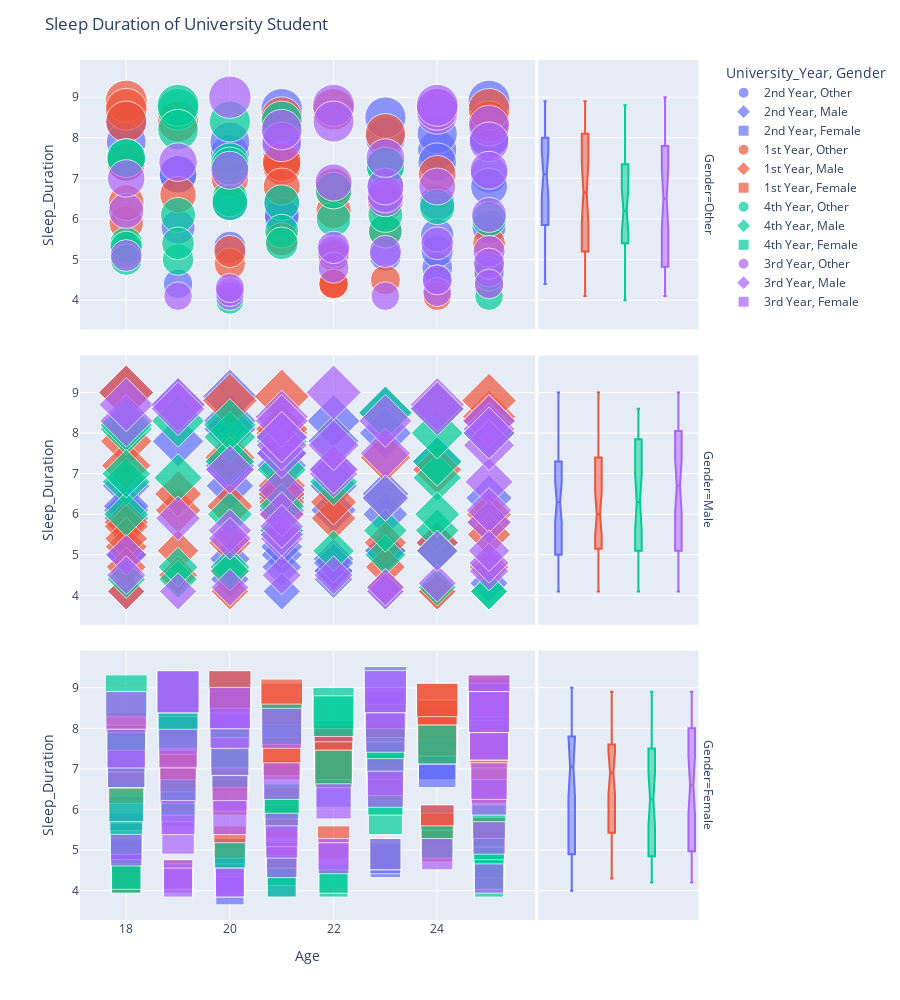

This figure's notebook cell:
### Code cell
fig = px.scatter(
    dfc,
    x=dfc['Age'],
    y=dfc['Sleep_Duration'],
    color=dfc['University_Year'],
    symbol=dfc['Gender'],
    size=dfc['Sleep_Duration'],
    size_max=30,
    marginal_y = 'box',
    marginal_x='histogram',
    facet_row=dfc['Gender'],
)
fig.update_layout(
    title='Sleep Duration of University Student',
    height=1000,
)
  
fig.show()

### Figure 1 — Plotly figure (JSON) as saved in the notebook; plotly's stock layout.template omitted (floating-point values rounded to 4 significant figures)
{"data": [{"hovertemplate": "University_Year=2nd Year<br>Gender=Other<br>Age=%{x}<br>Sleep_Duration=%{marker.size}<extra></extra>", "legendgroup": "2nd Year, Other", "marker": {"color": "#636efa", "size": [7.7, 5.8, 6, 4.8, 5.1, 8, 8.1, 8, 6.8, 5.3, 4.4, 7.4, 5.2, 4.5, 8.4, 6.4, 6.4, 5.6, 7.8, 4.6, 7.1, 7.5, 8.4, 7.6, 6.8, 8.4, 8.2, 6.1, 8.9, 5.8, 7.9, 7.9, 7.1, 7.1, 6.4, 7.4, 8, 8.7, 8.5], "sizemode": "area", "sizeref": 0.01, "symbol": "circle"}, "mode": "markers", "name": "2nd Year, Other", "orientation": "v", "showlegend": true, "type": "scatter", "x": [24, 19, 21, 24, 23, 25, 24, 23, 23, 20, 19, 18, 24, 24, 25, 24, 21, 24, 21, 25, 25, 21, 18, 20, 25, 18, 21, 21, 25, 25, 18, 20, 19, 19, 20, 24, 25, 21, 23], "xaxis": "x5", "y": [7.7, 5.8, 6, 4.8, 5.1, 8, 8.1, 8, 6.8, 5.3, 4.4, 7.4, 5.2, 4.5, 8.4, 6.4, 6.4, 5.6, 7.8, 4.6, 7.1, 7.5, 8.4, 7.6, 6.8, 8.4, 8.2, 6.1, 8.9, 5.8, 7.9, 7.9, 7.1, 7.1, 6.4, 7.4, 8, 8.7, 8.5], "yaxis": "y5"}, {"alignmentgroup": "True", "hovertemplate": "University_Year=2nd Year<br>Gender=Other<br>Sleep_Duration=%{y}<extra></extra>", "legendgroup": "2nd Year, Other", "marker": {"color": "#636efa", "symbol": "circle"}, "name": "2nd Year, Other", "notched": true, "offsetgroup": "2nd Year, Other", "showlegend": false, "type": "box", "xaxis": "x6", "y": [7.7, 5.8, 6, 4.8, 5.1, 8, 8.1, 8, 6.8, 5.3, 4.4, 7.4, 5.2, 4.5, 8.4, 6.4, 6.4, 5.6, 7.8, 4.6, 7.1, 7.5, 8.4, 7.6, 6.8, 8.4, 8.2, 6.1, 8.9, 5.8, 7.9, 7.9, 7.1, 7.1, 6.4, 7.4, 8, 8.7, 8.5], "yaxis": "y6"}, {"hovertemplate": "University_Year=2nd Year<br>Gender=Male<br>Age=%{x}<br>Sleep_Duration=%{marker.size}<extra></extra>", "legendgroup": "2nd Year, Male", "marker": {"color": "#636efa", "size": [6.1, 5, 8.3, 7.3, 8.5, 5, 4.7, 4.1, 6.7, 4.1, 7.3, 4.9, 8, 4.9, 5.1, 8.3, 5.2, 4.6, 7.5, 7.1, 6.6, 8.7, 6.1, 6.1, 5.9, 5.1, 4.4, 4.3, 9, 6.7, 6.5, 6.4, 7.5, 7.1, 8.1, 5.3, 7.2, 6.7, 7.8, 4.1, 5.6, 6.4, 6.2, 7.8, 8, 4.6, 5, 6.5, 4.4, 6, 4.8, 7.2, 5.1, 8.9], "sizemode": "area", "sizeref": 0.01, "symbol": "diamond"}, "mode": "markers", "name": "2nd Year, Male", "orientation": "v", "showlegend": true, "type": "scatter", "x": [22, 21, 20, 20, 23, 18, 21, 21, 22, 23, 24, 22, 25, 20, 23, 22, 21, 22, 21, 22, 21, 19, 21, 18, 18, 23, 22, 25, 18, 20, 23, 25, 21, 20, 20, 24, 20, 18, 19, 18, 21, 21, 18, 22, 23, 22, 18, 21, 20, 23, 22, 21, 24, 20], "xaxis": "x3", "y": [6.1, 5, 8.3, 7.3, 8.5, 5, 4.7, 4.1, 6.7, 4.1, 7.3, 4.9, 8, 4.9, 5.1, 8.3, 5.2, 4.6, 7.5, 7.1, 6.6, 8.7, 6.1, 6.1, 5.9, 5.1, 4.4, 4.3, 9, 6.7, 6.5, 6.4, 7.5, 7.1, 8.1, 5.3, 7.2, 6.7, 7.8, 4.1, 5.6, 6.4, 6.2, 7.8, 8, 4.6, 5, 6.5, 4.4, 6, 4.8, 7.2, 5.1, 8.9], "yaxis": "y3"}, {"alignmentgroup": "True", "hovertemplate": "University_Year=2nd Year<br>Gender=Male<br>Sleep_Duration=%{y}<extra></extra>", "legendgroup": "2nd Year, Male", "marker": {"color": "#636efa", "symbol": "diamond"}, "name": "2nd Year, Male", "notched": true, "offsetgroup": "2nd Year, Male", "showlegend": false, "type": "box", "xaxis": "x4", "y": [6.1, 5, 8.3, 7.3, 8.5, 5, 4.7, 4.1, 6.7, 4.1, 7.3, 4.9, 8, 4.9, 5.1, 8.3, 5.2, 4.6, 7.5, 7.1, 6.6, 8.7, 6.1, 6.1, 5.9, 5.1, 4.4, 4.3, 9, 6.7, 6.5, 6.4, 7.5, 7.1, 8.1, 5.3, 7.2, 6.7, 7.8, 4.1, 5.6, 6.4, 6.2, 7.8, 8, 4.6, 5, 6.5, 4.4, 6, 4.8, 7.2, 5.1, 8.9], "yaxis": "y4"}, {"hovertemplate": "University_Year=2nd Year<br>Gender=Female<br>Age=%{x}<br>Sleep_Duration=%{marker.size}<extra></extra>", "legendgroup": "2nd Year, Female", "marker": {"color": "#636efa", "size": [6.5, 7.2, 4.8, 7.3, 4.9, 4.5, 5.2, 6, 7.8, 8.3, 7.2, 8.1, 4.2, 4.8, 7.7, 5.5, 8.7, 7, 7.7, 8.2, 8.9, 7.6, 8, 8.4, 7.7, 8.4, 4.9, 7.8, 5.9, 7, 4.3, 5.7, 9, 4.7, 7.1, 4, 4.8, 4.9], "sizemode": "area", "sizeref": 0.01, "symbol": "square"}, "mode": "markers", "name": "2nd Year, Female", "orientation": "v", "showlegend": true, "type": "scatter", "x": [22, 24, 18, 23, 18, 20, 24, 19, 25, 19, 24, 21, 21, 21, 22, 18, 25, 18, 23, 20, 20, 22, 24, 23, 23, 20, 20, 19, 18, 24, 20, 24, 23, 23, 23, 20, 23, 18], "xaxis": "x", "y": [6.5, 7.2, 4.8, 7.3, 4.9, 4.5, 5.2, 6, 7.8, 8.3, 7.2, 8.1, 4.2, 4.8, 7.7, 5.5, 8.7, 7, 7.7, 8.2, 8.9, 7.6, 8, 8.4, 7.7, 8.4, 4.9, 7.8, 5.9, 7, 4.3, 5.7, 9, 4.7, 7.1, 4, 4.8, 4.9], "yaxis": "y"}, {"alignmentgroup": "True", "hovertemplate": "University_Year=2nd Year<br>Gender=Female<br>Sleep_Duration=%{y}<extra></extra>", "legendgroup": "2nd Year, Female", "marker": {"color": "#636efa", "symbol": "square"}, "name": "2nd Year, Female", "notched": true, "offsetgroup": "2nd Year, Female", "showlegend": false, "type": "box", "xaxis": "x2", "y": [6.5, 7.2, 4.8, 7.3, 4.9, 4.5, 5.2, 6, 7.8, 8.3, 7.2, 8.1, 4.2, 4.8, 7.7, 5.5, 8.7, 7, 7.7, 8.2, 8.9, 7.6, 8, 8.4, 7.7, 8.4, 4.9, 7.8, 5.9, 7, 4.3, 5.7, 9, 4.7, 7.1, 4, 4.8, 4.9], "yaxis": "y2"}, {"hovertemplate": "University_Year=1st Year<br>Gender=Other<br>Age=%{x}<br>Sleep_Duration=%{marker.size}<extra></extra>", "legendgroup": "1st Year, Other", "marker": {"color": "#EF553B", "size": [4.9, 4.9, 4.1, 7.4, 7.3, 5.5, 8.5, 7.1, 5.4, 8.4, 5.9, 6.4, 6.2, 4.4, 6.7, 6.4, 5.2, 8.9, 8.7, 8.7, 8.7, 7, 6.6, 8.4, 4.4, 5.1, 7.4, 5.7, 8.7, 8.4, 7.4, 4.5, 6.8, 4.4, 6.8, 4.4, 8.1, 5.2], "sizemode": "area", "sizeref": 0.01, "symbol": "circle"}, "mode": "markers", "name": "1st Year, Other", "orientation": "v", "showlegend": true, "type": "scatter", "x": [25, 20, 24, 21, 21, 21, 21, 24, 25, 25, 18, 18, 22, 25, 22, 23, 20, 18, 18, 24, 22, 20, 19, 18, 22, 22, 21, 23, 25, 19, 18, 23, 22, 22, 21, 22, 23, 18], "xaxis": "x5", "y": [4.9, 4.9, 4.1, 7.4, 7.3, 5.5, 8.5, 7.1, 5.4, 8.4, 5.9, 6.4, 6.2, 4.4, 6.7, 6.4, 5.2, 8.9, 8.7, 8.7, 8.7, 7, 6.6, 8.4, 4.4, 5.1, 7.4, 5.7, 8.7, 8.4, 7.4, 4.5, 6.8, 4.4, 6.8, 4.4, 8.1, 5.2], "yaxis": "y5"}, {"alignmentgroup": "True", "hovertemplate": "University_Year=1st Year<br>Gender=Other<br>Sleep_Duration=%{y}<extra></extra>", "legendgroup": "1st Year, Other", "marker": {"color": "#EF553B", "symbol": "circle"}, "name": "1st Year, Other", "notched": true, "offsetgroup": "1st Year, Other", "showlegend": false, "type": "box", "xaxis": "x6", "y": [4.9, 4.9, 4.1, 7.4, 7.3, 5.5, 8.5, 7.1, 5.4, 8.4, 5.9, 6.4, 6.2, 4.4, 6.7, 6.4, 5.2, 8.9, 8.7, 8.7, 8.7, 7, 6.6, 8.4, 4.4, 5.1, 7.4, 5.7, 8.7, 8.4, 7.4, 4.5, 6.8, 4.4, 6.8, 4.4, 8.1, 5.2], "yaxis": "y6"}, {"hovertemplate": "University_Year=1st Year<br>Gender=Male<br>Age=%{x}<br>Sleep_Duration=%{marker.size}<extra></extra>", "legendgroup": "1st Year, Male", "marker": {"color": "#EF553B", "size": [6.3, 6, 4.1, 5.3, 5.3, 6.1, 5.9, 5.8, 5.7, 6.5, 5.8, 8.6, 4.7, 6.7, 4.1, 4.1, 7.8, 8.9, 5.2, 9, 7.2, 5.1, 8.4, 8, 6, 7.4, 5.3, 7.4, 4.1, 8.1, 4.6, 6.5, 4.5, 7.1, 4.2, 4.7, 6.3, 8.8, 6.2, 5.4, 8.8, 5.5, 8.3, 4.7], "sizemode": "area", "sizeref": 0.01, "symbol": "diamond"}, "mode": "markers", "name": "1st Year, Male", "orientation": "v", "showlegend": true, "type": "scatter", "x": [21, 21, 24, 24, 23, 19, 22, 18, 18, 19, 25, 24, 23, 21, 24, 20, 18, 21, 18, 18, 18, 19, 25, 21, 25, 20, 20, 23, 18, 21, 20, 21, 19, 24, 23, 25, 22, 25, 20, 18, 20, 25, 25, 18], "xaxis": "x3", "y": [6.3, 6, 4.1, 5.3, 5.3, 6.1, 5.9, 5.8, 5.7, 6.5, 5.8, 8.6, 4.7, 6.7, 4.1, 4.1, 7.8, 8.9, 5.2, 9, 7.2, 5.1, 8.4, 8, 6, 7.4, 5.3, 7.4, 4.1, 8.1, 4.6, 6.5, 4.5, 7.1, 4.2, 4.7, 6.3, 8.8, 6.2, 5.4, 8.8, 5.5, 8.3, 4.7], "yaxis": "y3"}, {"alignmentgroup": "True", "hovertemplate": "University_Year=1st Year<br>Gender=Male<br>Sleep_Duration=%{y}<extra></extra>", "legendgroup": "1st Year, Male", "marker": {"color": "#EF553B", "symbol": "diamond"}, "name": "1st Year, Male", "notched": true, "offsetgroup": "1st Year, Male", "showlegend": false, "type": "box", "xaxis": "x4", "y": [6.3, 6, 4.1, 5.3, 5.3, 6.1, 5.9, 5.8, 5.7, 6.5, 5.8, 8.6, 4.7, 6.7, 4.1, 4.1, 7.8, 8.9, 5.2, 9, 7.2, 5.1, 8.4, 8, 6, 7.4, 5.3, 7.4, 4.1, 8.1, 4.6, 6.5, 4.5, 7.1, 4.2, 4.7, 6.3, 8.8, 6.2, 5.4, 8.8, 5.5, 8.3, 4.7], "yaxis": "y4"}, {"hovertemplate": "University_Year=1st Year<br>Gender=Female<br>Age=%{x}<br>Sleep_Duration=%{marker.size}<extra></extra>", "legendgroup": "1st Year, Female", "marker": {"color": "#EF553B", "size": [8.6, 6.9, 4.4, 4.3, 5.4, 7.2, 7.6, 5.2, 5.2, 7.6, 8.2, 6.1, 7, 7, 7, 5.2, 7.3, 7.6, 8.8, 8.6, 5.5, 8.6, 4.8, 4.4, 5.7, 7.8, 6.9, 8.9, 7.9, 5.4, 5.1, 8.7, 4.3, 6.9, 6.5, 6.6, 7.2, 7.5, 7.6, 5.7, 8.1, 6.3, 6.6], "sizemode": "area", "sizeref": 0.01, "symbol": "square"}, "mode": "markers", "name": "1st Year, Female", "orientation": "v", "showlegend": true, "type": "scatter", "x": [24, 20, 25, 18, 25, 21, 23, 20, 22, 22, 24, 21, 22, 19, 22, 24, 21, 24, 25, 24, 24, 21, 21, 19, 24, 24, 19, 20, 18, 25, 24, 21, 18, 23, 23, 25, 22, 25, 18, 21, 23, 20, 18], "xaxis": "x", "y": [8.6, 6.9, 4.4, 4.3, 5.4, 7.2, 7.6, 5.2, 5.2, 7.6, 8.2, 6.1, 7, 7, 7, 5.2, 7.3, 7.6, 8.8, 8.6, 5.5, 8.6, 4.8, 4.4, 5.7, 7.8, 6.9, 8.9, 7.9, 5.4, 5.1, 8.7, 4.3, 6.9, 6.5, 6.6, 7.2, 7.5, 7.6, 5.7, 8.1, 6.3, 6.6], "yaxis": "y"}, {"alignmentgroup": "True", "hovertemplate": "University_Year=1st Year<br>Gender=Female<br>Sleep_Duration=%{y}<extra></extra>", "legendgroup": "1st Year, Female", "marker": {"color": "#EF553B", "symbol": "square"}, "name": "1st Year, Female", "notched": true, "offsetgroup": "1st Year, Female", "showlegend": false, "type": "box", "xaxis": "x2", "y": [8.6, 6.9, 4.4, 4.3, 5.4, 7.2, 7.6, 5.2, 5.2, 7.6, 8.2, 6.1, 7, 7, 7, 5.2, 7.3, 7.6, 8.8, 8.6, 5.5, 8.6, 4.8, 4.4, 5.7, 7.8, 6.9, 8.9, 7.9, 5.4, 5.1, 8.7, 4.3, 6.9, 6.5, 6.6, 7.2, 7.5, 7.6, 5.7, 8.1, 6.3, 6.6], "yaxis": "y2"}, {"hovertemplate": "University_Year=4th Year<br>Gender=Other<br>Age=%{x}<br>Sleep_Duration=%{marker.size}<extra></extra>", "legendgroup": "4th Year, Other", "marker": {"color": "#00cc96", "size": [6.3, 5, 6.4, 4.1, 5.7, 8.7, 6.1, 5.4, 6.5, 5.4, 7.5, 7.5, 5.7, 8.4, 8.4, 6, 6.1, 7.4, 8.8, 5.3, 7.3, 8.2, 4, 5.4, 7.3, 4.8, 6, 7.3, 4.6, 6.4, 5, 6.7], "sizemode": "area", "sizeref": 0.01, "symbol": "circle"}, "mode": "markers", "name": "4th Year, Other", "orientation": "v", "showlegend": true, "type": "scatter", "x": [24, 19, 21, 25, 21, 19, 19, 18, 20, 19, 18, 18, 23, 21, 20, 22, 23, 20, 19, 18, 23, 19, 20, 21, 20, 25, 25, 23, 25, 20, 18, 22], "xaxis": "x5", "y": [6.3, 5, 6.4, 4.1, 5.7, 8.7, 6.1, 5.4, 6.5, 5.4, 7.5, 7.5, 5.7, 8.4, 8.4, 6, 6.1, 7.4, 8.8, 5.3, 7.3, 8.2, 4, 5.4, 7.3, 4.8, 6, 7.3, 4.6, 6.4, 5, 6.7], "yaxis": "y5"}, {"alignmentgroup": "True", "hovertemplate": "University_Year=4th Year<br>Gender=Other<br>Sleep_Duration=%{y}<extra></extra>", "legendgroup": "4th Year, Other", "marker": {"color": "#00cc96", "symbol": "circle"}, "name": "4th Year, Other", "notched": true, "offsetgroup": "4th Year, Other", "showlegend": false, "type": "box", "xaxis": "x6", "y": [6.3, 5, 6.4, 4.1, 5.7, 8.7, 6.1, 5.4, 6.5, 5.4, 7.5, 7.5, 5.7, 8.4, 8.4, 6, 6.1, 7.4, 8.8, 5.3, 7.3, 8.2, 4, 5.4, 7.3, 4.8, 6, 7.3, 4.6, 6.4, 5, 6.7], "yaxis": "y6"}, {"hovertemplate": "University_Year=4th Year<br>Gender=Male<br>Age=%{x}<br>Sleep_Duration=%{marker.size}<extra></extra>", "legendgroup": "4th Year, Male", "marker": {"color": "#00cc96", "size": [5.1, 4.7, 8.5, 5, 6.8, 6.8, 4.4, 6.9, 6, 6.4, 4.7, 6.9, 7.3, 4.4, 5.1, 7.9, 8.1, 7.3, 8.6, 8.2, 5.6, 4.2, 7.1, 5.5, 5.1, 6, 4.6, 8.3, 8, 7.8, 4.1, 8.2, 6.2, 8, 5.6, 4.1, 6, 7, 7.9, 5.6], "sizemode": "area", "sizeref": 0.01, "symbol": "diamond"}, "mode": "markers", "name": "4th Year, Male", "orientation": "v", "showlegend": true, "type": "scatter", "x": [22, 20, 23, 23, 22, 18, 19, 19, 20, 23, 19, 24, 24, 18, 24, 20, 18, 20, 24, 20, 24, 24, 21, 21, 24, 18, 20, 19, 24, 21, 25, 18, 21, 25, 21, 25, 24, 18, 21, 23], "xaxis": "x3", "y": [5.1, 4.7, 8.5, 5, 6.8, 6.8, 4.4, 6.9, 6, 6.4, 4.7, 6.9, 7.3, 4.4, 5.1, 7.9, 8.1, 7.3, 8.6, 8.2, 5.6, 4.2, 7.1, 5.5, 5.1, 6, 4.6, 8.3, 8, 7.8, 4.1, 8.2, 6.2, 8, 5.6, 4.1, 6, 7, 7.9, 5.6], "yaxis": "y3"}, {"alignmentgroup": "True", "hovertemplate": "University_Year=4th Year<br>Gender=Male<br>Sleep_Duration=%{y}<extra></extra>", "legendgroup": "4th Year, Male", "marker": {"color": "#00cc96", "symbol": "diamond"}, "name": "4th Year, Male", "notched": true, "offsetgroup": "4th Year, Male", "showlegend": false, "type": "box", "xaxis": "x4", "y": [5.1, 4.7, 8.5, 5, 6.8, 6.8, 4.4, 6.9, 6, 6.4, 4.7, 6.9, 7.3, 4.4, 5.1, 7.9, 8.1, 7.3, 8.6, 8.2, 5.6, 4.2, 7.1, 5.5, 5.1, 6, 4.6, 8.3, 8, 7.8, 4.1, 8.2, 6.2, 8, 5.6, 4.1, 6, 7, 7.9, 5.6], "yaxis": "y4"}, {"hovertemplate": "University_Year=4th Year<br>Gender=Female<br>Age=%{x}<br>Sleep_Duration=%{marker.size}<extra></extra>", "legendgroup": "4th Year, Female", "marker": {"color": "#00cc96", "size": [4.9, 7, 4.2, 6.3, 4.5, 5.9, 8.5, 7.6, 7, 6.2, 4.2, 8.9, 8, 5.8, 6.1, 6.3, 4.8, 4.9, 8.1, 7, 5.3, 7.3, 8.1, 8.3, 8.8, 5.7, 7.4, 4.3, 7.5, 4.4, 7.4, 7.2, 4.2, 4.9, 4.7, 4.4, 7.5, 5.2, 7.5, 4.3], "sizemode": "area", "sizeref": 0.01, "symbol": "square"}, "mode": "markers", "name": "4th Year, Female", "orientation": "v", "showlegend": true, "type": "scatter", "x": [25, 22, 25, 19, 21, 21, 22, 24, 20, 21, 22, 19, 19, 23, 18, 23, 20, 23, 23, 18, 18, 23, 21, 22, 18, 25, 18, 18, 20, 18, 18, 23, 21, 25, 25, 25, 18, 24, 18, 22], "xaxis": "x", "y": [4.9, 7, 4.2, 6.3, 4.5, 5.9, 8.5, 7.6, 7, 6.2, 4.2, 8.9, 8, 5.8, 6.1, 6.3, 4.8, 4.9, 8.1, 7, 5.3, 7.3, 8.1, 8.3, 8.8, 5.7, 7.4, 4.3, 7.5, 4.4, 7.4, 7.2, 4.2, 4.9, 4.7, 4.4, 7.5, 5.2, 7.5, 4.3], "yaxis": "y"}, {"alignmentgroup": "True", "hovertemplate": "University_Year=4th Year<br>Gender=Female<br>Sleep_Duration=%{y}<extra></extra>", "legendgroup": "4th Year, Female", "marker": {"color": "#00cc96", "symbol": "square"}, "name": "4th Year, Female", "notched": true, "offsetgroup": "4th Year, Female", "showlegend": false, "type": "box", "xaxis": "x2", "y": [4.9, 7, 4.2, 6.3, 4.5, 5.9, 8.5, 7.6, 7, 6.2, 4.2, 8.9, 8, 5.8, 6.1, 6.3, 4.8, 4.9, 8.1, 7, 5.3, 7.3, 8.1, 8.3, 8.8, 5.7, 7.4, 4.3, 7.5, 4.4, 7.4, 7.2, 4.2, 4.9, 4.7, 4.4, 7.5, 5.2, 7.5, 4.3], "yaxis": "y2"}, {"hovertemplate": "University_Year=3rd Year<br>Gender=Other<br>Age=%{x}<br>Sleep_Duration=%{marker.size}<extra></extra>", "legendgroup": "3rd Year, Other", "marker": {"color": "#ab63fa", "size": [4.1, 8.8, 6.1, 9, 6.5, 7.9, 6.6, 4.1, 6.8, 6.2, 8.2, 4.1, 4.7, 7, 5.2, 8.6, 5.2, 5.4, 4.2, 5.2, 4.9, 6.9, 6.8, 8.3, 7.2, 7.9, 4.5, 7.2, 8.7, 8.8, 7.4, 4.8, 5.1, 5.3, 7.5, 4.2, 4.3, 4.4, 8.4], "sizemode": "area", "sizeref": 0.01, "symbol": "circle"}, "mode": "markers", "name": "3rd Year, Other", "orientation": "v", "showlegend": true, "type": "scatter", "x": [20, 22, 25, 20, 23, 21, 23, 19, 23, 18, 21, 23, 25, 18, 22, 24, 25, 24, 24, 23, 25, 22, 24, 25, 20, 25, 24, 25, 24, 24, 19, 22, 18, 22, 23, 20, 20, 25, 22], "xaxis": "x5", "y": [4.1, 8.8, 6.1, 9, 6.5, 7.9, 6.6, 4.1, 6.8, 6.2, 8.2, 4.1, 4.7, 7, 5.2, 8.6, 5.2, 5.4, 4.2, 5.2, 4.9, 6.9, 6.8, 8.3, 7.2, 7.9, 4.5, 7.2, 8.7, 8.8, 7.4, 4.8, 5.1, 5.3, 7.5, 4.2, 4.3, 4.4, 8.4], "yaxis": "y5"}, {"alignmentgroup": "True", "hovertemplate": "University_Year=3rd Year<br>Gender=Other<br>Sleep_Duration=%{y}<extra></extra>", "legendgroup": "3rd Year, Other", "marker": {"color": "#ab63fa", "symbol": "circle"}, "name": "3rd Year, Other", "notched": true, "offsetgroup": "3rd Year, Other", "showlegend": false, "type": "box", "xaxis": "x6", "y": [4.1, 8.8, 6.1, 9, 6.5, 7.9, 6.6, 4.1, 6.8, 6.2, 8.2, 4.1, 4.7, 7, 5.2, 8.6, 5.2, 5.4, 4.2, 5.2, 4.9, 6.9, 6.8, 8.3, 7.2, 7.9, 4.5, 7.2, 8.7, 8.8, 7.4, 4.8, 5.1, 5.3, 7.5, 4.2, 4.3, 4.4, 8.4], "yaxis": "y6"}, {"hovertemplate": "University_Year=3rd Year<br>Gender=Male<br>Age=%{x}<br>Sleep_Duration=%{marker.size}<extra></extra>", "legendgroup": "3rd Year, Male", "marker": {"color": "#ab63fa", "size": [8.7, 5.9, 8.3, 4.1, 5.4, 8.6, 4.6, 5, 7, 6.6, 6.8, 4.5, 7.5, 8.7, 4.2, 8.7, 8.1, 4.3, 5.6, 7.1, 9, 8.4, 4.1, 7.9, 5.8, 5.1, 4.5, 8.3, 7.5, 4.8, 7.7, 7.1, 5.5, 7.7, 8, 5.4, 6.1, 6, 5.1, 8.3, 6.4, 8.3, 4.2, 8.6, 4.5, 7.7, 5.7, 7.9], "sizemode": "area", "sizeref": 0.01, "symbol": "diamond"}, "mode": "markers", "name": "3rd Year, Male", "orientation": "v", "showlegend": true, "type": "scatter", "x": [24, 19, 18, 19, 21, 24, 25, 18, 22, 21, 25, 22, 21, 18, 20, 19, 25, 24, 20, 22, 22, 21, 23, 21, 25, 24, 18, 25, 23, 25, 25, 20, 21, 21, 25, 20, 25, 21, 25, 21, 23, 23, 23, 19, 21, 22, 21, 21], "xaxis": "x3", "y": [8.7, 5.9, 8.3, 4.1, 5.4, 8.6, 4.6, 5, 7, 6.6, 6.8, 4.5, 7.5, 8.7, 4.2, 8.7, 8.1, 4.3, 5.6, 7.1, 9, 8.4, 4.1, 7.9, 5.8, 5.1, 4.5, 8.3, 7.5, 4.8, 7.7, 7.1, 5.5, 7.7, 8, 5.4, 6.1, 6, 5.1, 8.3, 6.4, 8.3, 4.2, 8.6, 4.5, 7.7, 5.7, 7.9], "yaxis": "y3"}, {"alignmentgroup": "True", "hovertemplate": "University_Year=3rd Year<br>Gender=Male<br>Sleep_Duration=%{y}<extra></extra>", "legendgroup": "3rd Year, Male", "marker": {"color": "#ab63fa", "symbol": "diamond"}, "name": "3rd Year, Male", "notched": true, "offsetgroup": "3rd Year, Male", "showlegend": false, "type": "box", "xaxis": "x4", "y": [8.7, 5.9, 8.3, 4.1, 5.4, 8.6, 4.6, 5, 7, 6.6, 6.8, 4.5, 7.5, 8.7, 4.2, 8.7, 8.1, 4.3, 5.6, 7.1, 9, 8.4, 4.1, 7.9, 5.8, 5.1, 4.5, 8.3, 7.5, 4.8, 7.7, 7.1, 5.5, 7.7, 8, 5.4, 6.1, 6, 5.1, 8.3, 6.4, 8.3, 4.2, 8.6, 4.5, 7.7, 5.7, 7.9], "yaxis": "y4"}, {"hovertemplate": "University_Year=3rd Year<br>Gender=Female<br>Age=%{x}<br>Sleep_Duration=%{marker.size}<extra></extra>", "legendgroup": "3rd Year, Female", "marker": {"color": "#ab63fa", "size": [7.3, 4.7, 4.3, 7.7, 6.2, 5, 4.9, 5.3, 5.5, 8.5, 5.3, 8.9, 6.6, 4.9, 8.6, 7.7, 4.2, 4.3, 8, 7.5, 4.9, 6.8, 7, 5.8, 5.2, 7.9, 8.8, 6.5, 4.4, 8.4, 8.4, 4.8, 8.9, 6.7, 7.5, 8.5, 6.4, 6.3, 4.2, 8.9, 5.8, 4.2, 6.7, 8.4, 8], "sizemode": "area", "sizeref": 0.01, "symbol": "square"}, "mode": "markers", "name": "3rd Year, Female", "orientation": "v", "showlegend": true, "type": "scatter", "x": [20, 21, 19, 25, 22, 18, 22, 25, 21, 23, 19, 19, 19, 23, 25, 25, 20, 25, 20, 19, 24, 23, 18, 19, 21, 23, 25, 23, 19, 25, 18, 22, 19, 21, 18, 20, 20, 25, 20, 23, 20, 19, 25, 25, 21], "xaxis": "x", "y": [7.3, 4.7, 4.3, 7.7, 6.2, 5, 4.9, 5.3, 5.5, 8.5, 5.3, 8.9, 6.6, 4.9, 8.6, 7.7, 4.2, 4.3, 8, 7.5, 4.9, 6.8, 7, 5.8, 5.2, 7.9, 8.8, 6.5, 4.4, 8.4, 8.4, 4.8, 8.9, 6.7, 7.5, 8.5, 6.4, 6.3, 4.2, 8.9, 5.8, 4.2, 6.7, 8.4, 8], "yaxis": "y"}, {"alignmentgroup": "True", "hovertemplate": "University_Year=3rd Year<br>Gender=Female<br>Sleep_Duration=%{y}<extra></extra>", "legendgroup": "3rd Year, Female", "marker": {"color": "#ab63fa", "symbol": "square"}, "name": "3rd Year, Female", "notched": true, "offsetgroup": "3rd Year, Female", "showlegend": false, "type": "box", "xaxis": "x2", "y": [7.3, 4.7, 4.3, 7.7, 6.2, 5, 4.9, 5.3, 5.5, 8.5, 5.3, 8.9, 6.6, 4.9, 8.6, 7.7, 4.2, 4.3, 8, 7.5, 4.9, 6.8, 7, 5.8, 5.2, 7.9, 8.8, 6.5, 4.4, 8.4, 8.4, 4.8, 8.9, 6.7, 7.5, 8.5, 6.4, 6.3, 4.2, 8.9, 5.8, 4.2, 6.7, 8.4, 8], "yaxis": "y2"}], "layout": {"annotations": [{"font": {}, "showarrow": false, "text": "Gender=Female", "textangle": 90, "x": 0.98, "xanchor": "left", "xref": "paper", "y": 0.1567, "yanchor": "middle", "yref": "paper"}, {"font": {}, "showarrow": false, "text": "Gender=Male", "textangle": 90, "x": 0.98, "xanchor": "left", "xref": "paper", "y": 0.5, "yanchor": "middle", "yref": "paper"}, {"font": {}, "showarrow": false, "text": "Gender=Other", "textangle": 90, "x": 0.98, "xanchor": "left", "xref": "paper", "y": 0.8433, "yanchor": "middle", "yref": "paper"}], "height": 1000, "legend": {"itemsizing": "constant", "title": {"text": "University_Year, Gender"}, "tracegroupgap": 0}, "margin": {"t": 60}, "title": {"text": "Sleep Duration of University Student"}, "xaxis": {"anchor": "y", "domain": [0, 0.7215], "title": {"text": "Age"}}, "xaxis2": {"anchor": "y2", "domain": [0.7265, 0.98], "matches": "x2", "showgrid": false, "showline": false, "showticklabels": false, "ticks": ""}, "xaxis3": {"anchor": "y3", "domain": [0, 0.7215], "matches": "x", "showticklabels": false}, "xaxis4": {"anchor": "y4", "domain": [0.7265, 0.98], "matches": "x2", "showgrid": false, "showline": false, "showticklabels": false, "ticks": ""}, "xaxis5": {"anchor": "y5", "domain": [0, 0.7215], "matches": "x", "showticklabels": false}, "xaxis6": {"anchor": "y6", "domain": [0.7265, 0.98], "matches": "x2", "showgrid": false, "showline": false, "showticklabels": false, "ticks": ""}, "yaxis": {"anchor": "x", "domain": [0, 0.3133], "title": {"text": "Sleep_Duration"}}, "yaxis2": {"anchor": "x2", "domain": [0, 0.3133], "matches": "y", "showgrid": true, "showticklabels": false}, "yaxis3": {"anchor": "x3", "domain": [0.3433, 0.6567], "matches": "y", "title": {"text": "Sleep_Duration"}}, "yaxis4": {"anchor": "x4", "domain": [0.3433, 0.6567], "matches": "y", "showgrid": true, "showticklabels": false}, "yaxis5": {"anchor": "x5", "domain": [0.6867, 1.0], "matches": "y", "title": {"text": "Sleep_Duration"}}, "yaxis6": {"anchor": "x6", "domain": [0.6867, 1.0], "matches": "y", "showgrid": true, "showticklabels": false}}}
